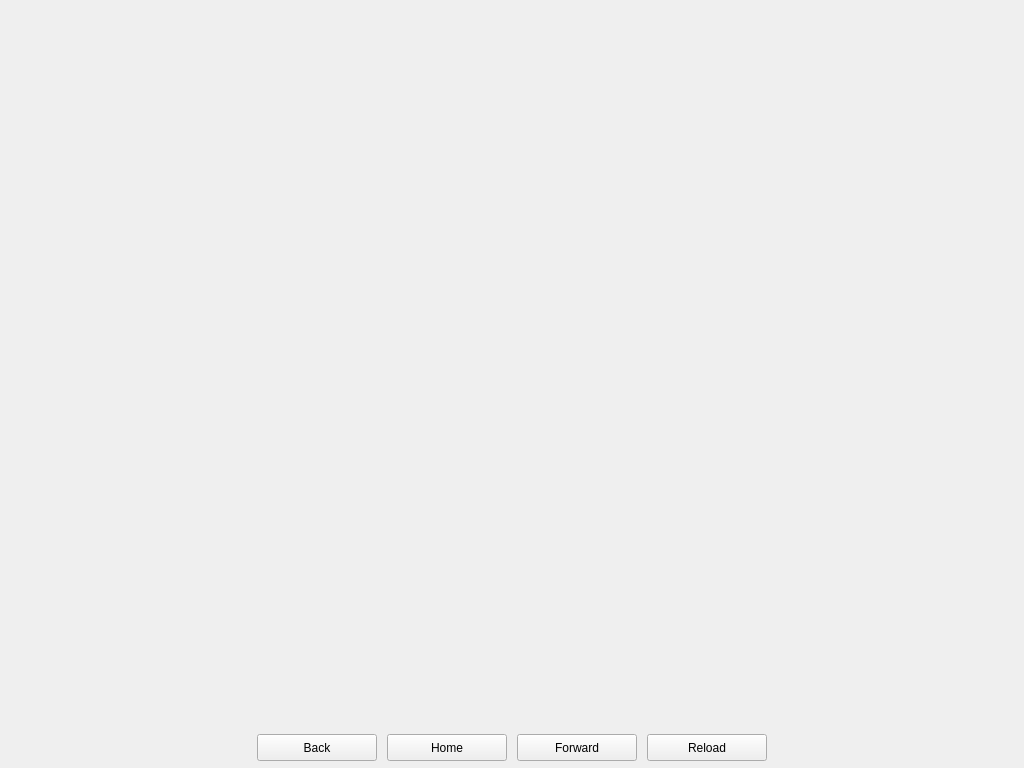
<?xml version="1.0" encoding="UTF-8"?>
<ui version="4.0">
 <class>ForumsPage</class>
 <widget class="QWidget" name="ForumsPage">
  <property name="geometry">
   <rect>
    <x>0</x>
    <y>0</y>
    <width>1024</width>
    <height>768</height>
   </rect>
  </property>
  <property name="windowTitle">
   <string>Form</string>
  </property>
  <property name="autoFillBackground">
   <bool>false</bool>
  </property>
  <layout class="QGridLayout" name="gridLayout">
   <property name="leftMargin">
    <number>0</number>
   </property>
   <property name="topMargin">
    <number>0</number>
   </property>
   <property name="rightMargin">
    <number>0</number>
   </property>
   <property name="bottomMargin">
    <number>0</number>
   </property>
   <property name="spacing">
    <number>0</number>
   </property>
   <item row="0" column="0">
    <widget class="WebView" name="webView" native="true">
     <property name="sizePolicy">
      <sizepolicy hsizetype="Expanding" vsizetype="Expanding">
       <horstretch>0</horstretch>
       <verstretch>0</verstretch>
      </sizepolicy>
     </property>
     <property name="minimumSize">
      <size>
       <width>0</width>
       <height>0</height>
      </size>
     </property>
     <property name="url" stdset="0">
      <url>
       <string>about:blank</string>
      </url>
     </property>
    </widget>
   </item>
   <item row="1" column="0" alignment="Qt::AlignHCenter|Qt::AlignBottom">
    <widget class="QFrame" name="frame">
     <property name="sizePolicy">
      <sizepolicy hsizetype="Fixed" vsizetype="Fixed">
       <horstretch>0</horstretch>
       <verstretch>0</verstretch>
      </sizepolicy>
     </property>
     <property name="minimumSize">
      <size>
       <width>0</width>
       <height>40</height>
      </size>
     </property>
     <property name="layoutDirection">
      <enum>Qt::LeftToRight</enum>
     </property>
     <property name="autoFillBackground">
      <bool>false</bool>
     </property>
     <property name="frameShape">
      <enum>QFrame::NoFrame</enum>
     </property>
     <property name="frameShadow">
      <enum>QFrame::Raised</enum>
     </property>
     <layout class="QGridLayout" name="gridLayout_2">
      <property name="leftMargin">
       <number>10</number>
      </property>
      <property name="topMargin">
       <number>0</number>
      </property>
      <property name="rightMargin">
       <number>10</number>
      </property>
      <property name="bottomMargin">
       <number>0</number>
      </property>
      <property name="horizontalSpacing">
       <number>10</number>
      </property>
      <property name="verticalSpacing">
       <number>0</number>
      </property>
      <item row="0" column="0">
       <widget class="QPushButton" name="back">
        <property name="sizePolicy">
         <sizepolicy hsizetype="Preferred" vsizetype="Preferred">
          <horstretch>0</horstretch>
          <verstretch>0</verstretch>
         </sizepolicy>
        </property>
        <property name="minimumSize">
         <size>
          <width>120</width>
          <height>27</height>
         </size>
        </property>
        <property name="maximumSize">
         <size>
          <width>120</width>
          <height>27</height>
         </size>
        </property>
        <property name="text">
         <string>Back</string>
        </property>
        <property name="icon">
         <iconset>
          <normaloff>:/icons/back</normaloff>:/icons/back</iconset>
        </property>
        <property name="iconSize">
         <size>
          <width>12</width>
          <height>12</height>
         </size>
        </property>
       </widget>
      </item>
      <item row="0" column="3">
       <widget class="QPushButton" name="reload">
        <property name="sizePolicy">
         <sizepolicy hsizetype="Preferred" vsizetype="Preferred">
          <horstretch>0</horstretch>
          <verstretch>0</verstretch>
         </sizepolicy>
        </property>
        <property name="minimumSize">
         <size>
          <width>120</width>
          <height>27</height>
         </size>
        </property>
        <property name="maximumSize">
         <size>
          <width>120</width>
          <height>27</height>
         </size>
        </property>
        <property name="text">
         <string>Reload</string>
        </property>
        <property name="icon">
         <iconset>
          <normaloff>:/icons/reload</normaloff>:/icons/reload</iconset>
        </property>
        <property name="iconSize">
         <size>
          <width>12</width>
          <height>12</height>
         </size>
        </property>
       </widget>
      </item>
      <item row="0" column="1">
       <widget class="QPushButton" name="home">
        <property name="sizePolicy">
         <sizepolicy hsizetype="Preferred" vsizetype="Preferred">
          <horstretch>0</horstretch>
          <verstretch>0</verstretch>
         </sizepolicy>
        </property>
        <property name="minimumSize">
         <size>
          <width>120</width>
          <height>27</height>
         </size>
        </property>
        <property name="maximumSize">
         <size>
          <width>120</width>
          <height>27</height>
         </size>
        </property>
        <property name="text">
         <string>Home</string>
        </property>
        <property name="icon">
         <iconset>
          <normaloff>:/icons/home</normaloff>:/icons/home</iconset>
        </property>
        <property name="iconSize">
         <size>
          <width>12</width>
          <height>12</height>
         </size>
        </property>
       </widget>
      </item>
      <item row="0" column="2">
       <widget class="QPushButton" name="forward">
        <property name="sizePolicy">
         <sizepolicy hsizetype="Preferred" vsizetype="Preferred">
          <horstretch>0</horstretch>
          <verstretch>0</verstretch>
         </sizepolicy>
        </property>
        <property name="minimumSize">
         <size>
          <width>120</width>
          <height>27</height>
         </size>
        </property>
        <property name="maximumSize">
         <size>
          <width>120</width>
          <height>27</height>
         </size>
        </property>
        <property name="text">
         <string>Forward</string>
        </property>
        <property name="icon">
         <iconset>
          <normaloff>:/icons/forward</normaloff>:/icons/forward</iconset>
        </property>
        <property name="iconSize">
         <size>
          <width>12</width>
          <height>12</height>
         </size>
        </property>
       </widget>
      </item>
     </layout>
    </widget>
   </item>
  </layout>
 </widget>
 <customwidgets>
  <customwidget>
   <class>WebView</class>
   <extends>QWidget</extends>
   <header>webview.h</header>
  </customwidget>
 </customwidgets>
 <resources/>
 <connections/>
</ui>
